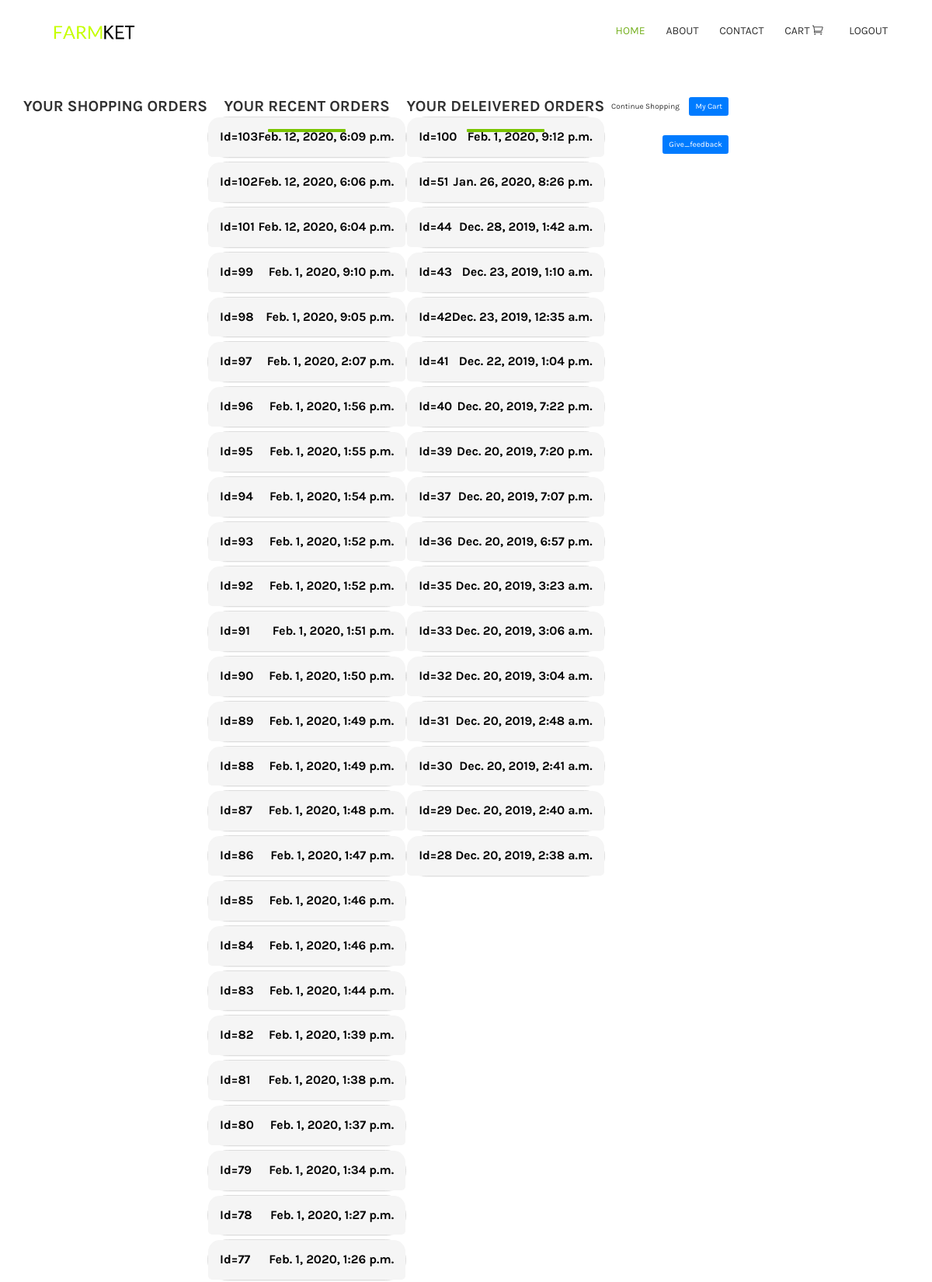
Screenshot of /orders/your_order/ (signed in, upper part) with the database file from the repository.
### orders/models.py (models this page shows, shortened)
class Order(models.Model):
    user = models.ForeignKey(User, default=1, on_delete=models.CASCADE)
    o_id=models.CharField(max_length=10)
    name = models.CharField(max_length=60)
    addr = models.CharField(max_length=760)
    phone_no = models.CharField(max_length=11)
    shop=models.ForeignKey(Shop, on_delete=models.CASCADE)
    num= models.IntegerField()
    date=models.DateField()
    timing=models.CharField(max_length=60)
    total_a_cost=models.DecimalField(max_digits=15, default=22,decimal_places=2)
    total_cost=models.DecimalField(max_digits=15, default=22,decimal_places=2)
    created = models.DateTimeField(auto_now_add=True)
    updated = models.DateTimeField(auto_now=True)
    paid = models.BooleanField(default=False)
    class Meta:
        ordering = ('-created', )

### orders/views.py (the view)
@login_required(login_url='/login_user')
def your_order(request):
    orders = Order.objects.filter(user=request.user)
    order_items=OrderItem.objects.all()
    order_dis=OrderItem.objects.all()
    return render(request,'orders/order/your_order.html', {'orders':orders,'order_dis':order_dis})

### accounts/models.py (called while the page is built)
    def __str__(self):
        return self.username

### service/context_processors.py (called while the page is built)
def cart(request):
    return {'cart': Cart(request)}

### service/models.py (called while the page is built)
    def __str__(self):
        return '{}'.format(self.prod+'  '+ str(self.id))

### orders/templates/orders/order/your_order.html (shortened to what this page needs)
{% extends 'service/base.html' %}
{% load static %}
{% block body %}
        {% if orders %}
<div class="container" style="min-height:500px;">
<div class="row" style="margin-top: 4%">
        <h2>Your Shopping orders
        </h2><hr>
    <div class="panel-group" id="accordion" role="tablist" aria-multiselectable="true">
<h2>YOur  recent orders</h2>
{% for album in orders %}
             {% if not album.paid %}
  <div class="panel panel-default" style="border-radius:40px;">
    <div class="panel-heading" role="tab" id="a{{ album.id }}" style="padding:15px; border-radius:15px 15px 5px 5px;">
         <a role="button" data-toggle="collapse" data-parent="#accordion" href="#{{ album.id }}" aria-expanded="false" aria-controls="{{ album.id }}" >
      <h4 class="panel-title" style="color:black;">
          Id={{ album.id }} <span class="pull-right ">{{ album.created }}</span>
      </h4>
         </a>
    </div>
  </div>
             {% endif %}
    {% endfor %}
</div>
        <div class="panel-group" id="accordion2" role="tablist" aria-multiselectable="true">
<h2>YOur Deleivered orders</h2>
{% for albumd in orders %}
             {% if  albumd.paid %}
  <div class="panel panel-default" style="border-radius:40px;">
    <div class="panel-heading" role="tab" id="a{{ albumd.id }}" style="padding:15px; border-radius:15px 15px 5px 5px;">
         <a role="button" data-toggle="collapse" data-parent="#accordion2" href="#{{ albumd.id }}" aria-expanded="false" aria-controls="{{ albumd.id }}" >
      <h4 class="panel-title" style="color:black;">
          Id={{ albumd.id }}  <span class="pull-right ">{{ albumd.created }}</span>
      </h4>
         </a>
    </div>
  </div>
             {% endif %}
    {% endfor %}
</div>
    <p class="text-right">
            <a  href="{% url 'service:vegetables' %}" class="btn btn-default confirm">Continue Shopping</a>
                        <a href="{% url 'service:cart_detail' %}" class="btn btn-primary">My Cart</a>
<br>
<br>
        <a href="{% url 'service:feedback' %}" class="btn btn-primary">Give_feedback</a>
        </p>
        </div>
    </div>
        {% endif %}
{% endblock %}

### service/templates/service/base.html (shortened to what this page needs)
<!DOCTYPE HTML>
<html>
{% load staticfiles %}
	<head>
<link rel="stylesheet" href="https://maxcdn.bootstrapcdn.com/font-awesome/4.7.0/css/font-awesome.min.css">
<link rel="stylesheet" href="https://maxcdn.bootstrapcdn.com/bootstrap/3.3.7/css/bootstrap.min.css">
<link rel="stylesheet" href="https://cdnjs.cloudflare.com/ajax/libs/OwlCarousel2/2.3.4/assets/owl.carousel.min.css">
    <link rel="stylesheet" href="https://cdnjs.cloudflare.com/ajax/libs/font-awesome/4.7.0/css/font-awesome.min.css">
	<link rel="stylesheet" href="{% static 'service/stylefarm.css' %}">
	</head>
	<body>
  <header class="header-area">
    <div class="famie-main-menu">
      <div class="classy-nav-container breakpoint-off">
        <div class="container">
          <nav class="classy-navbar justify-content-between" id="famieNav">
            <a href="{% url 'main' %}" class="nav-brand"><img src="{% static 'service/img/core-img/logo.png' %}" alt=""></a>
            <div class="classy-menu">
              <div class="classynav">
                <ul>
                  <li class="active"><a href="{% url 'main'  %}">Home</a></li>
                <li><a href="{% url 'service:about_us'  %}">About</a></li>
                  <li><a href="{% url 'service:contact_us'  %}">Contact</a></li>
                  <li><a href="{% url 'service:cart_detail'  %}">Cart  <i class="icon_cart_alt" aria-hidden="true"></i></a></li>
								{% if user.is_authenticated %}
								<li>
                 			        <a href="{% url 'accounts:logout_user' %}">
                  			          &nbsp; LogOut
                  			        </a>
                 				</li>
							{% endif %}
                </ul>
              </div>
            </div>
          </nav>
        </div>
      </div>
    </div>
  </header>
{% block body %}
{% endblock %}
	</body>
</html>

### service/static/service/css/classy-nav.css (style rules this page uses)
body { font-family: "Roboto", sans-serif; }
ul { margin: 0; }
ul li { list-style: none; }
img { height: auto; max-width: 100%; }
.classy-nav-container { position: relative; z-index: 100; background-color: #ffffff; }
.classy-nav-container * { box-sizing: border-box; }
.classy-nav-container a { -webkit-transition-duration: 500ms; transition-duration: 500ms; text-decoration: none; outline: none; font-size: 14px; font-weight: 400; color: #232323; display: inline-block; }
.justify-content-between { -webkit-box-pack: justify; -ms-flex-pack: justify; justify-content: space-between; }
.classy-navbar { width: 100%; height: 70px; padding: 0.5em 2em; display: -webkit-box; display: -ms-flexbox; display: flex; -webkit-box-align: center; -ms-flex-align: center; -ms-grid-row-align: center; align-items: center; }
.classy-navbar .nav-brand { font-size: 26px; font-weight: 500; color: #565656; display: inline-block; margin-right: 30px; }
.classynav ul li { display: inline-block; clear: both; position: inherit; z-index: 10; }
.classynav ul li a { padding: 0 12px; display: block; height: 35px; font-size: 14px; line-height: 34px; }
.breakpoint-off .classynav { display: -webkit-box; display: -ms-flexbox; display: flex; -webkit-box-align: center; -ms-flex-align: center; -ms-grid-row-align: center; align-items: center; }

### service/templates/service/base.html (style rules this page uses)
body { background: #e2eaef; font-family: "Open Sans", sans-serif; }
h2 { color: #000; font-size: 26px; font-weight: 300; text-align: center; text-transform: uppercase; position: relative; margin: 30px 0 60px; }
h2::after { content: ""; width: 100px; position: absolute; margin: 0 auto; height: 4px; border-radius: 1px; background: #7ac400; left: 0; right: 0; bottom: -20px; }

### rows the page displays
Order: id "103", created "Feb. 12, 2020, 6:09 p.m."
Order: id "102", created "Feb. 12, 2020, 6:06 p.m."
Order: id "101", created "Feb. 12, 2020, 6:04 p.m."
Order: id "99", created "Feb. 1, 2020, 9:10 p.m."
Order: id "98", created "Feb. 1, 2020, 9:05 p.m."
Order: id "97", created "Feb. 1, 2020, 2:07 p.m."
Order: id "96", created "Feb. 1, 2020, 1:56 p.m."
Order: id "95", created "Feb. 1, 2020, 1:55 p.m."
Order: id "94", created "Feb. 1, 2020, 1:54 p.m."
Order: id "93", created "Feb. 1, 2020, 1:52 p.m."
Order: id "92", created "Feb. 1, 2020, 1:52 p.m."
Order: id "91", created "Feb. 1, 2020, 1:51 p.m."
Order: id "90", created "Feb. 1, 2020, 1:50 p.m."
Order: id "89", created "Feb. 1, 2020, 1:49 p.m."
Order: id "88", created "Feb. 1, 2020, 1:49 p.m."
Order: id "87", created "Feb. 1, 2020, 1:48 p.m."
Order: id "86", created "Feb. 1, 2020, 1:47 p.m."
Order: id "85", created "Feb. 1, 2020, 1:46 p.m."
Order: id "84", created "Feb. 1, 2020, 1:46 p.m."
Order: id "83", created "Feb. 1, 2020, 1:44 p.m."
Order: id "82", created "Feb. 1, 2020, 1:39 p.m."
Order: id "81", created "Feb. 1, 2020, 1:38 p.m."
Order: id "80", created "Feb. 1, 2020, 1:37 p.m."
Order: id "79", created "Feb. 1, 2020, 1:34 p.m."
Order: id "78", created "Feb. 1, 2020, 1:27 p.m."
Order: id "77", created "Feb. 1, 2020, 1:26 p.m."
Order: id "100", created "Feb. 1, 2020, 9:12 p.m."
Order: id "51", created "Jan. 26, 2020, 8:26 p.m."
Order: id "44", created "Dec. 28, 2019, 1:42 a.m."
Order: id "43", created "Dec. 23, 2019, 1:10 a.m."
Order: id "42", created "Dec. 23, 2019, 12:35 a.m."
Order: id "41", created "Dec. 22, 2019, 1:04 p.m."
Order: id "40", created "Dec. 20, 2019, 7:22 p.m."
Order: id "39", created "Dec. 20, 2019, 7:20 p.m."
Order: id "37", created "Dec. 20, 2019, 7:07 p.m."
Order: id "36", created "Dec. 20, 2019, 6:57 p.m."
Order: id "35", created "Dec. 20, 2019, 3:23 a.m."
Order: id "33", created "Dec. 20, 2019, 3:06 a.m."
Order: id "32", created "Dec. 20, 2019, 3:04 a.m."
Order: id "31", created "Dec. 20, 2019, 2:48 a.m."
Order: id "30", created "Dec. 20, 2019, 2:41 a.m."
Order: id "29", created "Dec. 20, 2019, 2:40 a.m."
Order: id "28", created "Dec. 20, 2019, 2:38 a.m."
